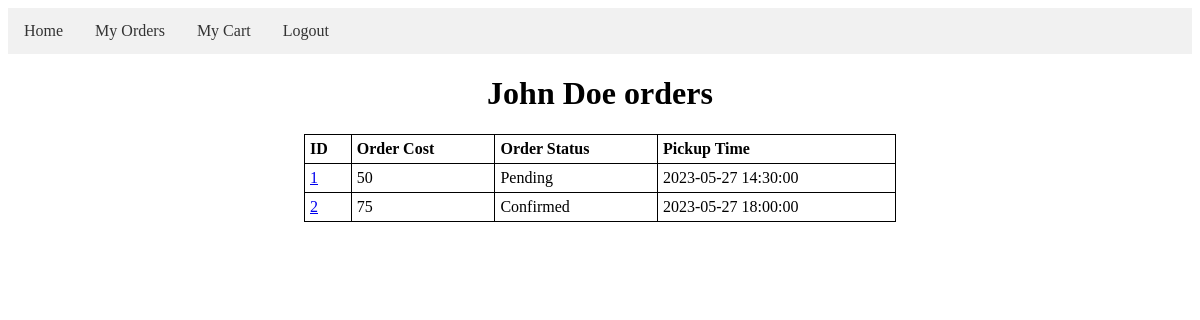
The page /myOrders.php (signed in) on the database its author committed.
### tables this page shows
CREATE TABLE IF NOT EXISTS `order` (
    `order_id` INT NOT NULL AUTO_INCREMENT PRIMARY KEY,
    `order_total_cost` INT NOT NULL,
    `order_status` VARCHAR(50) NOT NULL,
    `pickup_time` DATETIME NOT NULL
);

### session.php (called while the page is built, shortened)
<?php
   include('config.php');
   $user_check = $_SESSION['login_user'];
   $ses_sql = mysqli_query($conn,"SELECT login_id FROM login_cred WHERE user_name = '$user_check' ");
   $row = mysqli_fetch_array($ses_sql,MYSQLI_ASSOC);
   $login_session = $row['login_id'];
?>

### myOrders.php (the view, shortened to what this page needs)
<?php
    include('session.php');
    include("config.php");
    $sql = "SELECT cust_id FROM cust_login_cred WHERE login_id = '$login_session'";
    $result = $conn->query($sql);
    $row = mysqli_fetch_array($result, MYSQLI_ASSOC);
    if ($result->num_rows > 0) {
        $cust_id = $row["cust_id"];
    }
?>
<?php include('navbar.php'); ?>
<html>
<head>
</head>
<body>
<h1 align="center"><?php $sql = "SELECT user_name FROM login_cred WHERE login_id = '$login_session'";
                    $result = $conn->query($sql);
                    if ($result->num_rows > 0) {
                        $row = mysqli_fetch_array($result, MYSQLI_ASSOC);
                        $user_name = $row["user_name"];
                        echo $user_name;
                    }?> orders</h1>
<table style="width:50%" align="center">
	<tr>
		<th>ID</th>
		<th>Order Cost</th>
		<th>Order Status</th>
		<th>Pickup Time</th>
	</tr>
	<?php
		$sql = "SELECT * FROM `order` WHERE `order_id` IN (SELECT `order_id` FROM `cust_order` WHERE `cust_id` = '$cust_id')";
        $result = $conn->query($sql);
        if ($result->num_rows > 0) {
            while ($row = mysqli_fetch_array($result, MYSQLI_ASSOC)) {
                echo "<tr>";
                echo "<td><a href='orderItems.php?order_id=".$row["order_id"]."'>" . $row["order_id"] . "</a></td>";
                echo "<td>".$row["order_total_cost"]."</td>";
                echo "<td>".$row["order_status"]."</td>";
                echo "<td>".$row["pickup_time"]."</td>";
                echo "</tr>";
            }
        } else {
            echo "<tr><td colspan='6'>0 results</td></tr>";
        }
	?>
</table>
</body>
</html>

### myOrders.php (style rules this page uses)
table, th, td { border: 1px solid black; border-collapse: collapse; }
th, td { padding: 5px; text-align: left; }

### rows shown on the page
order: order_id "1", order_total_cost "50", order_status "Pending", pickup_time "2023-05-27 14:30:00"
order: order_id "2", order_total_cost "75", order_status "Confirmed", pickup_time "2023-05-27 18:00:00"

### other values the page prints
$user_name "John Doe"
